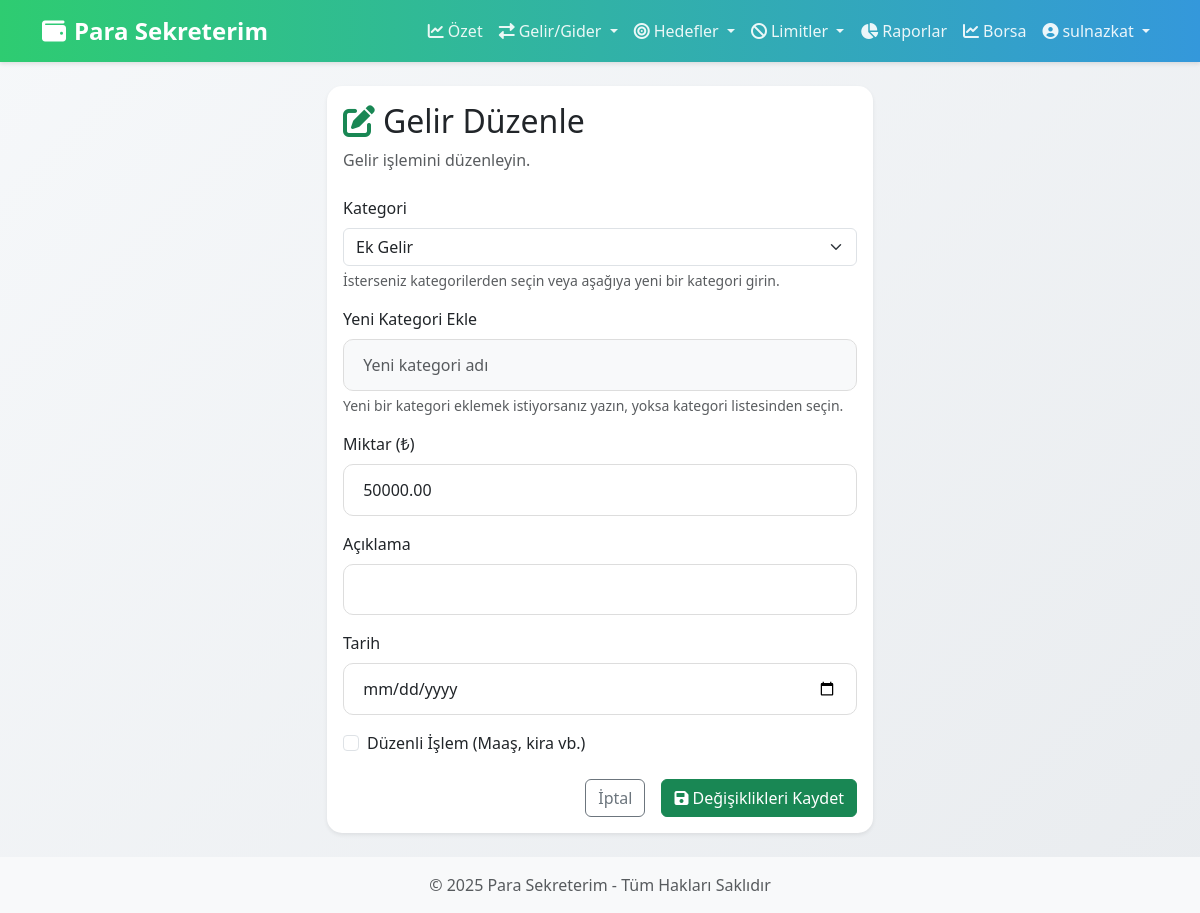
Page /islem/2/duzenle/ (signed in) on the committed database.
### accounts/models.py (models this page shows, shortened)
class CustomUser(AbstractUser):
    email = models.EmailField(unique=True)
    is_email_verified = models.BooleanField(default=False)
    financial_info_completed = models.BooleanField(default=False)
    total_amount = models.DecimalField(max_digits=15, decimal_places=2, default=0)

class Transaction(models.Model):
    user = models.ForeignKey(CustomUser, on_delete=models.CASCADE, related_name='transactions')
    category = models.ForeignKey(Category, on_delete=models.PROTECT, related_name='transactions')
    amount = models.DecimalField(max_digits=15, decimal_places=2)
    description = models.CharField(max_length=200, blank=True, null=True)
    date = models.DateField(default=timezone.now)
    is_regular = models.BooleanField(default=False)
    class Meta:
        ordering = ['-date']

### accounts/views.py (the view)
# urls.py: path('islem/<int:transaction_id>/duzenle/', accounts_views.edit_transaction_view, name='edit_transaction'),
@login_required
def edit_transaction_view(request, transaction_id):
    transaction = get_object_or_404(Transaction, id=transaction_id, user=request.user)
    transaction_type = transaction.category.type
    old_amount = transaction.amount
    if request.method == 'POST':
        form = TransactionForm(request.POST, instance=transaction, user=request.user, transaction_type=transaction_type)
        if form.is_valid():
            new_category_name = form.cleaned_data.get('new_category')
            category = form.cleaned_data.get('category')
            if new_category_name:
                category, created = Category.objects.get_or_create(
                    name=new_category_name,
                    type=transaction_type,
                    icon='tag'  # Varsayılan ikon
                )
                transaction = form.save(commit=False)
                transaction.category = category
            elif category:
                transaction = form.save(commit=False)
            else:
                messages.error(request, 'Lütfen bir kategori seçin veya yeni bir kategori girin.')
                return render(request, 'accounts/edit_transaction.html', {
                    'form': form,
                    'transaction': transaction,
                    'transaction_type': transaction_type
                })
            transaction.save()
            amount_diff = transaction.amount - old_amount
            if transaction_type == 'gelir':
                request.user.total_amount += amount_diff
            else:  # gider
                request.user.total_amount -= amount_diff
            request.user.save()
            if transaction_type == 'gider':
                category = transaction.category
                limits = SpendingLimit.objects.filter(user=request.user, category=category)
                for limit in limits:
                    if limit.is_exceeded():
                        messages.warning(
                            request,
                            f"'{category.name}' kategorisindeki {limit.get_period_display().lower()} harcama limitinizi aştınız!"
                        )
            messages.success(request, 'İşlem başarıyla güncellendi.')
            return redirect('income_expense')
    else:
        form = TransactionForm(instance=transaction, user=request.user, transaction_type=transaction_type)
    return render(request, 'accounts/edit_transaction.html', {
        'form': form,
        'transaction': transaction,
        'transaction_type': transaction_type
    })

### accounts/models.py (called while the page is built)
    def __str__(self):
        return self.name

### accounts/templates/accounts/edit_transaction.html (shortened to what this page needs)
{% extends 'base.html' %}
{% block content %}
<div class="row justify-content-center">
    <div class="col-md-8 col-lg-6">
        <div class="card shadow-sm">
            <div class="card-body">
                <h2 class="card-title">
                    {% if transaction_type == 'gelir' %}
                    <i class="fas fa-edit text-success me-2"></i>Gelir Düzenle
                    {% else %}
                    <i class="fas fa-edit text-danger me-2"></i>Gider Düzenle
                    {% endif %}
                </h2>
                <p class="text-muted mb-4">
                    {% if transaction_type == 'gelir' %}
                    Gelir işlemini düzenleyin.
                    {% else %}
                    Gider işlemini düzenleyin.
                    {% endif %}
                </p>
                <form method="post">
                    <div class="mb-3">
                        <label for="{{ form.category.id_for_label }}" class="form-label">Kategori</label>
                        {{ form.category }}
                        <div class="form-text">İsterseniz kategorilerden seçin veya aşağıya yeni bir kategori girin.</div>
                    </div>
                    <div class="mb-3">
                        <label for="{{ form.new_category.id_for_label }}" class="form-label">{{ form.new_category.label }}</label>
                        {{ form.new_category }}
                        <div class="form-text">Yeni bir kategori eklemek istiyorsanız yazın, yoksa kategori listesinden seçin.</div>
                    </div>
                    <div class="mb-3">
                        <label for="{{ form.amount.id_for_label }}" class="form-label">Miktar (₺)</label>
                        {{ form.amount }}
                    </div>
                    <div class="mb-3">
                        <label for="{{ form.description.id_for_label }}" class="form-label">Açıklama</label>
                        {{ form.description }}
                    </div>
                    <div class="mb-3">
                        <label for="{{ form.date.id_for_label }}" class="form-label">Tarih</label>
                        {{ form.date }}
                    </div>
                    <div class="mb-4 form-check">
                        {{ form.is_regular }}
                        <label class="form-check-label" for="{{ form.is_regular.id_for_label }}">
                            Düzenli İşlem (Maaş, kira vb.)
                        </label>
                    </div>
                    <div class="d-grid gap-2 d-md-flex justify-content-md-end">
                        <a href="{% url 'income_expense' %}" class="btn btn-outline-secondary me-md-2">İptal</a>
                        <button type="submit" class="btn {% if transaction_type == 'gelir' %}btn-success{% else %}btn-danger{% endif %}">
                            <i class="fas fa-save me-1"></i>Değişiklikleri Kaydet
                        </button>
                    </div>
                </form>
            </div>
        </div>
    </div>
</div>
{% endblock %}

### templates/base.html (shortened to what this page needs)
{% load static %}
{% load custom_tags %}
<!DOCTYPE html>
<html lang="tr">
<head>
    <link href="https://cdn.jsdelivr.net/npm/bootstrap@5.3.0/dist/css/bootstrap.min.css" rel="stylesheet">
    <link href="https://cdnjs.cloudflare.com/ajax/libs/font-awesome/6.0.0/css/all.min.css" rel="stylesheet">
    <link href="{% static 'css/style.css' %}" rel="stylesheet">
    <link href="{% static 'css/custom.css' %}" rel="stylesheet">
</head>
<body>
    {% if user.is_authenticated %}
      {% if request.resolver_match.url_name != 'login' and request.resolver_match.url_name != 'register' and request.resolver_match.url_name != 'password_reset_request' and request.resolver_match.url_name != 'password_reset_confirm' %}
    <nav class="navbar navbar-expand-lg navbar-dark bg-primary">
        <div class="container">
            <a class="navbar-brand" href="{% url 'dashboard' %}">
                <i class="fas fa-wallet me-2"></i>Para Sekreterim
            </a>
            <div class="collapse navbar-collapse" id="navbarNav">
                <ul class="navbar-nav ms-auto">
                    <li class="nav-item">
                        <a class="nav-link {% if request.resolver_match.url_name == 'dashboard' %}active{% endif %}" href="{% url 'dashboard' %}">
                            <i class="fas fa-chart-line me-1"></i>Özet
                        </a>
                    </li>
                    <li class="nav-item dropdown">
                        <a class="nav-link dropdown-toggle " href="#" id="navbarGelirGider" role="button" data-bs-toggle="dropdown" aria-expanded="false">
                            <i class="fas fa-exchange-alt me-1"></i>Gelir/Gider
                        </a>
                    </li>
                    <li class="nav-item dropdown">
                        <a class="nav-link dropdown-toggle " href="#" id="navbarHedefler" role="button" data-bs-toggle="dropdown" aria-expanded="false">
                            <i class="fas fa-bullseye me-1"></i>Hedefler
                        </a>
                    </li>
                    <li class="nav-item dropdown">
                        <a class="nav-link dropdown-toggle " href="#" id="navbarLimitler" role="button" data-bs-toggle="dropdown" aria-expanded="false">
                            <i class="fas fa-ban me-1"></i>Limitler
                        </a>
                    </li>
                    <li class="nav-item">
                        <a class="nav-link {% if request.resolver_match.url_name == 'reports' %}active{% endif %}" href="/raporlar/">
                            <i class="fas fa-chart-pie me-1"></i>Raporlar
                        </a>
                    </li>
                    <li class="nav-item">
                        <a class="nav-link {% if request.resolver_match.url_name == 'borsa' %}active{% endif %}" href="/borsa/">
                            <i class="fas fa-chart-line me-1"></i>Borsa
                        </a>
                    </li>
                    <li class="nav-item dropdown">
                        <a class="nav-link dropdown-toggle" href="#" id="navbarDropdown" role="button" data-bs-toggle="dropdown" aria-expanded="false">
                            <i class="fas fa-user-circle me-1"></i>{{ user.username }}
                        </a>
                    </li>
                </ul>
            </div>
        </div>
    </nav>
    {% endif %}
    {% endif %}
    <div class="container my-4">
        {% block content %}
        {% endblock %}
    </div>
    <footer class="footer mt-auto py-3 bg-light">
        <div class="container text-center">
            <span class="text-muted">© 2025 Para Sekreterim - Tüm Hakları Saklıdır</span>
        </div>
    </footer>
</body>
</html>

### static/css/style.css (style rules this page uses)
:root { --primary-color: #2ecc71; --secondary-color: #27ae60; --accent-color: #3498db; --danger-color: #e74c3c; --text-color: #2c3e50; --light-bg: #f9f9f9; }
body { font-family: 'Segoe UI', Tahoma, Geneva, Verdana, sans-serif; background: linear-gradient(135deg, #f6f8fa 0%, #e9ecef 100%); color: var(--text-color); min-height: 100vh; }
.navbar { background: linear-gradient(to right, var(--primary-color), var(--accent-color)) !important; box-shadow: 0 2px 4px rgba(0,0,0,0.1); }
.navbar-brand { font-size: 1.5rem; font-weight: bold; color: white !important; }
.navbar-dark .navbar-nav .nav-link { color: rgba(255,255,255,0.9) !important; transition: all 0.3s ease; }
.card { border: none; border-radius: 15px; box-shadow: 0 4px 6px rgba(0,0,0,0.1); transition: transform 0.3s ease; }
.form-control { border-radius: 10px; padding: 0.8rem 1.2rem; border: 1px solid #ddd; transition: all 0.3s ease; }
.text-center { font-weight: 500; }
a { color: var(--accent-color); text-decoration: none; transition: all 0.3s ease; }

### rows in the picture
CustomUser: username "sulnazkat"
Transaction: category "Ek Gelir", amount "50000.00"
